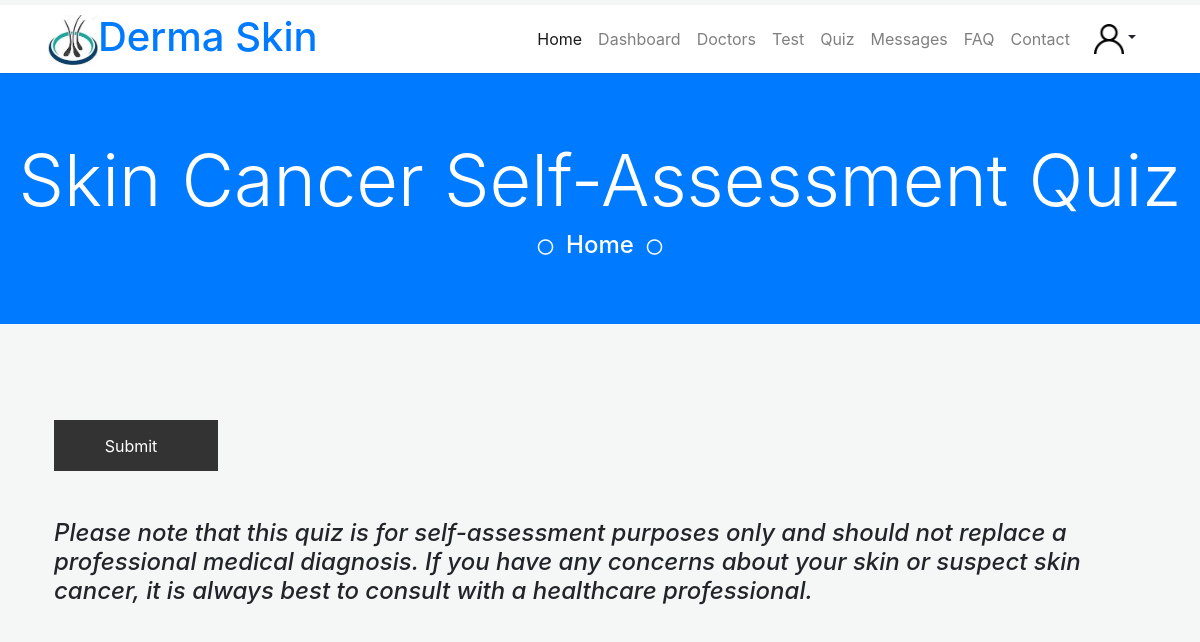
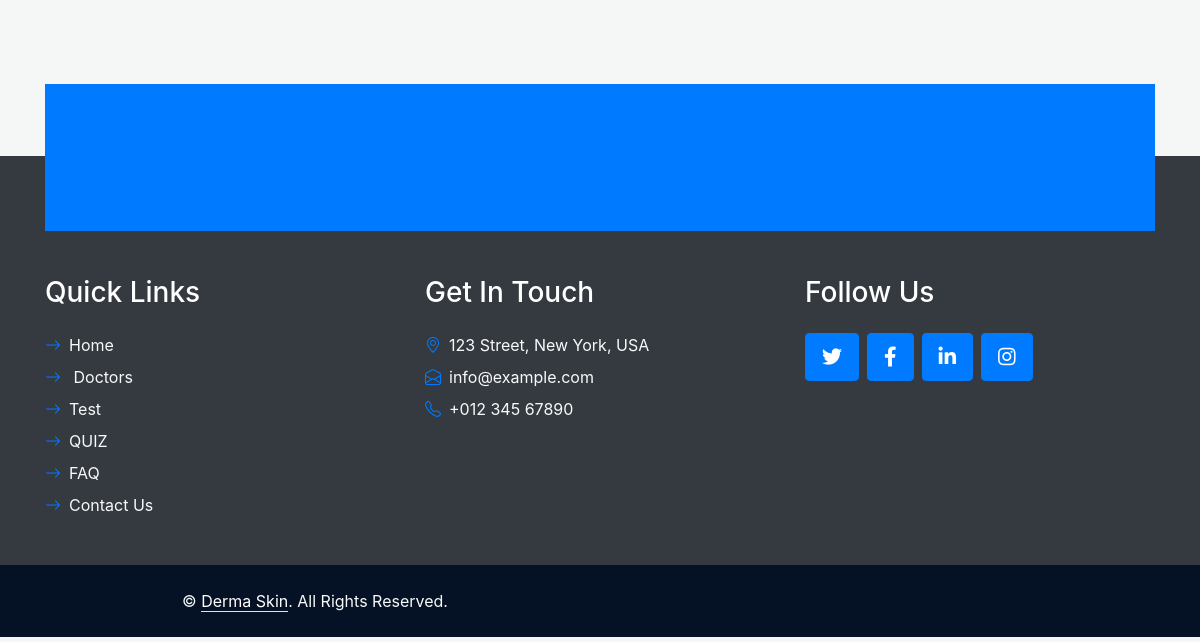
The app's page /QUIZ/ (signed in), older data (2 pictures, top to bottom).
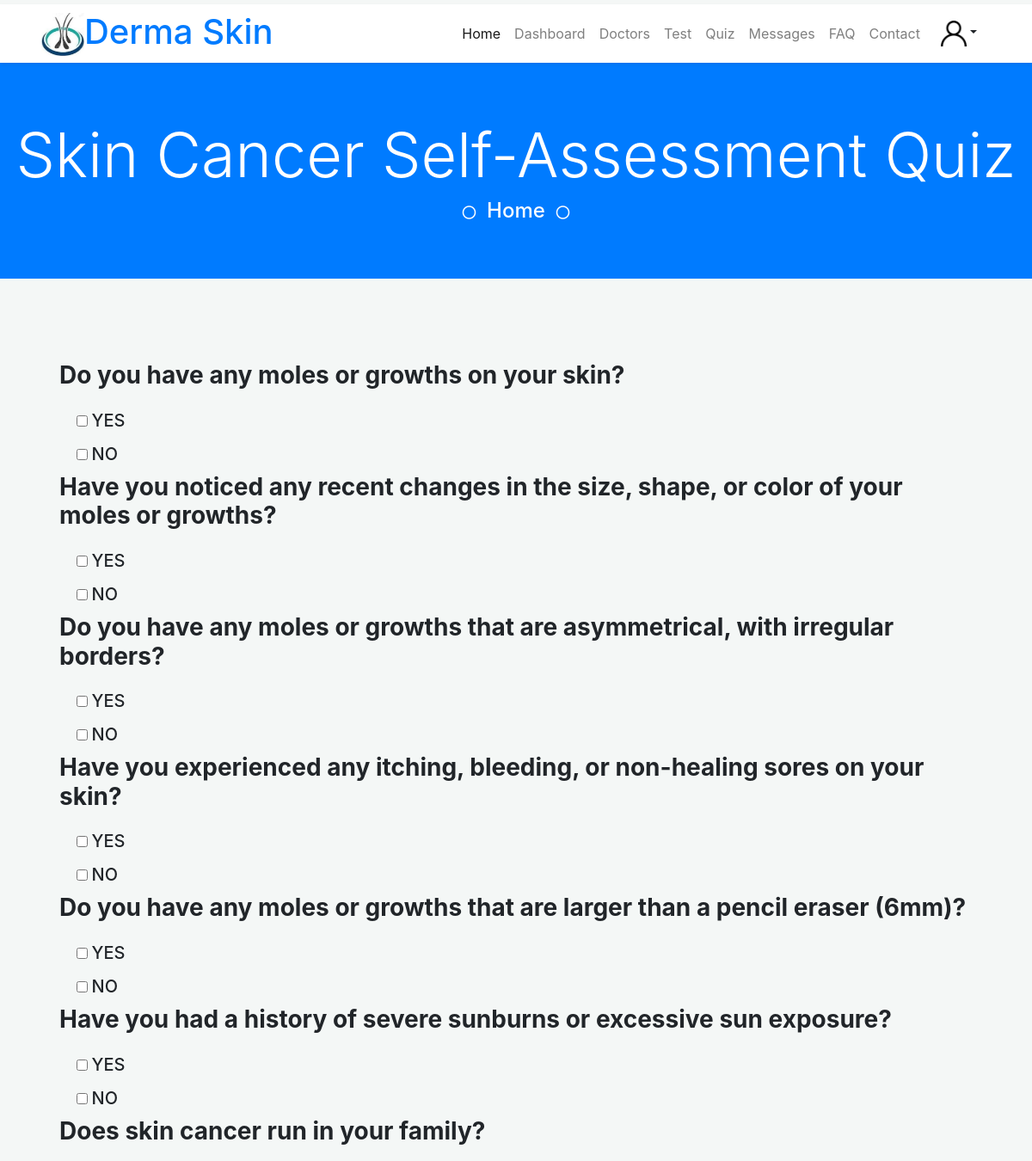
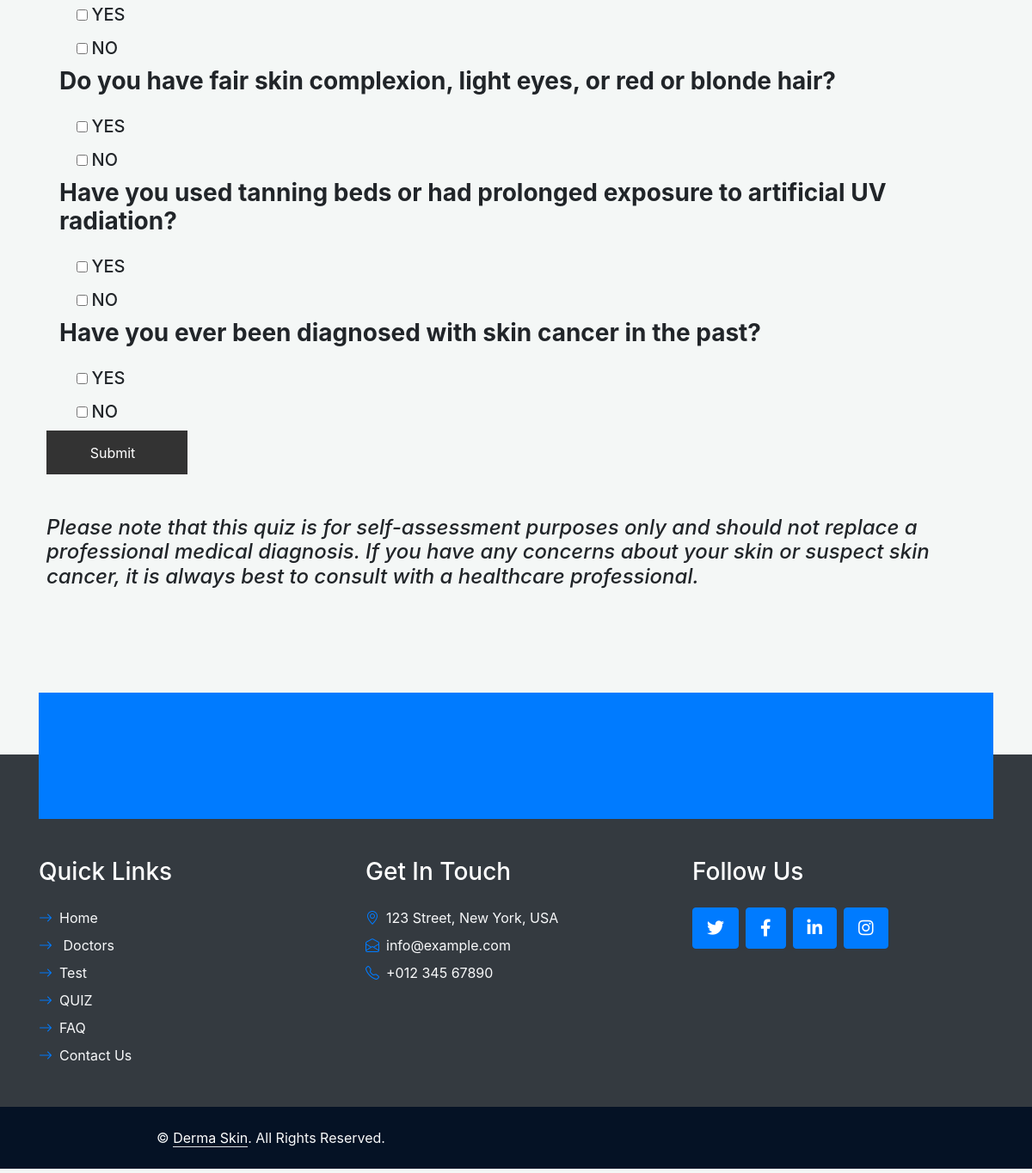
The same page, newer data (2 pictures, top to bottom).
### Site/models.py (models this page shows, shortened)
class QuestionQCM(models.Model):
    question = models.CharField(max_length=200)

### Site/views.py (the view, shortened to what this page needs)
# urls.py: path('QUIZ/',views.QUIZ_Page,name="QUIZ"),
def QUIZ_Page(request):
    if request.method == "GET":
        from .models import QuestionQCM
        questions = QuestionQCM.objects.all()
        return render(request,'Pages/QUIZ.html',{'questions':questions})
    return HttpResponse(f"<h1>{message}</h1>")

### Template/Pages/QUIZ.html (shortened to what this page needs)
{% extends 'Pages/base.html' %}
{% load static %}
{% block content %}
<div class="container-fluid bg-primary py-5 hero-header mb-5">
    <div class="row py-3">
        <div class="col-12 text-center">
            <h1 class="display-3 text-white animated zoomIn">Skin Cancer Self-Assessment Quiz</h1>
        <i class="far fa-circle text-white px-2"></i>
        <a href="{% url 'Home' %}"  class="h4 text-white">Home</a>
        <i class="far fa-circle text-white px-2"></i>
        </div>
    </div>
</div>
<div class="container-fluid py-5 wow fadeInUp" data-wow-delay="0.1s">
    <div class="container">
        <div class="row g-5">
            <form method="post">
                <div class="col-lg-12">
                    {% for question in questions %}
                    <div class="section-title mb-12">
                        <h3 style="	font-weight: bold; padding-bottom: 15px;"> {{ question.question }}</h3>
                    </div>
                    <div class="form-check" style="padding-bottom: 5px;">
                        <input  type="checkbox" name="YES {{question.id}}" id="{{question.id}}1">
                        <label class="form-check-label" for="YES {{question.id}}" style="font-weight: bold;">
                            <h5> YES</h5>
                        </label>
                    </div>
                    <div class="form-check">
                        <input  type="checkbox" name="NO {{question.id}}" id="{{question.id}}2">
                        <label class="form-check-label" for="NO {{question.id}}" style="font-weight: bold;">
                            <h5> NO</h5>
                        </label>
                    </div>
                    {% endfor %}
                </div>
                <button id="registration-button">Submit
                </button>
            </form>
            <h4 class="text-body fst-italic mb-4">
                Please note that this quiz is for self-assessment purposes only and should not replace a professional medical diagnosis.
                If you have any concerns about your skin or suspect skin cancer, it is always best to consult with a healthcare
                professional.
            </h4>
        </div>
    </div>
</div>
{% endblock %}

### Template/Pages/base.html (shortened to what this page needs)
{% load static %}
<!DOCTYPE html>
<html lang="en">
<head>
    <link href="https://cdnjs.cloudflare.com/ajax/libs/font-awesome/5.10.0/css/all.min.css" rel="stylesheet">
    <link href="https://cdn.jsdelivr.net/npm/bootstrap-icons@1.4.1/font/bootstrap-icons.css" rel="stylesheet">
    <link href="{% static 'lib/owlcarousel/assets/owl.carousel.min.css' %}" rel="stylesheet">
    <link href="{% static 'lib/animate/animate.min.css' %}" rel="stylesheet">
    <link href="{% static 'lib/tempusdominus/css/tempusdominus-bootstrap-4.min.css' %}" rel="stylesheet" />
    <link href="{% static 'lib/twentytwenty/twentytwenty.css' %}" rel="stylesheet" />
    <link href="{% static 'css/bootstrap.min.css' %}" rel="stylesheet">
    <link href="{% static 'css/style.css' %}" rel="stylesheet">
    <link href="https://cdn.jsdelivr.net/npm/bootstrap@4.5.0/dist/css/bootstrap.min.css" rel="stylesheet">
</head>
<body>
    <nav class="navbar navbar-expand-lg bg-white navbar-light shadow-sm px-5 py-5 py-lg-2">
        <a href="{% url 'Home' %}" class="navbar-brand p-0">
            <h1 class="m-0 text-primary"><img src="{% static 'img/icon.jpg' %}" width="50" height="50">Derma Skin
            </h1>
        </a>
        <div class="collapse navbar-collapse" id="navbarCollapse">
            <div class="navbar-nav ms-auto py-0">
                <a style="font-size: 1rem;" href="{% url 'Home' %}" class="nav-item nav-link active">Home</a>
                {% if user.is_superuser %}
                <a style="font-size: 1rem;" href="admin/" class="nav-item nav-link">Dashboard
                    {% endif %}
                    <a style="font-size: 1rem;" href="{% url 'team' %}" class="nav-item nav-link"> Doctors
                            <a style="font-size: 1rem;" href="{% url 'test' %}" class="nav-item nav-link">Test</a>
                            <a style="font-size: 1rem;" href="{% url 'QUIZ' %}" class="nav-item nav-link ">Quiz</a>
                            {% if user.is_authenticated %}
                            <a style="font-size: 1rem;" href="{% url 'messages' %}" class="nav-item nav-link">Messages</a>
                            {% endif %}
                            <a style="font-size: 1rem;" href="{% url 'faq' %}" class="nav-item nav-link">FAQ</a>
                            <a style="font-size: 1rem;" href="{% url 'contact' %}" class="nav-item nav-link">Contact</a>
            </div>
            {% if user.is_authenticated %}
            <div class="nav-item dropdown">
                <a href="#" class="nav-link dropdown-toggle"><img src="{% static 'img/user.png' %}" width="30"
                        height="30"></a>
            </div>
            {% else %}
            <a href="{% url 'login_page' %}" class="btn btn-primary py-2 px-4 ms-3">Login</a>
            {% endif %}
        </div>
    </nav>
    {% block content %}
    {% endblock %}
    <div class="container-fluid position-relative pt-5 " id="Newsletter" style="z-index: 1;">
        <div class="container">
            <div class="bg-primary p-5">
                <form class="mx-auto" style="max-width: 600px;">
                </form>
            </div>
        </div>
    </div>
    <div class="container-fluid bg-dark text-light py-5 " id="footer" style="margin-top: -75px;">
        <div class="container pt-5">
            <div class="row g-5 pt-4">
                <div class="col-lg-4 col-md-6">
                    <h3 class="text-white mb-4">Quick Links</h3>
                    <div class="d-flex flex-column justify-content-start">
                        <a class="text-light mb-2" href="{% url 'Home' %}"><i
                                class="bi bi-arrow-right text-primary me-2"></i>Home</a>
                        <a class="text-light mb-2" href="{% url 'team' %}"><i
                                class="bi bi-arrow-right text-primary me-2"></i> Doctors</a>
                        <a class="text-light mb-2" href="{% url 'test' %}"><i
                                class="bi bi-arrow-right text-primary me-2"></i>Test</a>
                        <a class="text-light mb-2" href="{% url 'QUIZ' %}"><i
                                class="bi bi-arrow-right text-primary me-2"></i>QUIZ</a>
                        <a class="text-light mb-2" href="{% url 'faq' %}"><i
                                class="bi bi-arrow-right text-primary me-2"></i>FAQ</a>
                        <a class="text-light" href="{% url 'contact' %}"><i
                                class="bi bi-arrow-right text-primary me-2"></i>Contact Us</a>
                    </div>
                </div>
                <div class="col-lg-4 col-md-6">
                    <h3 class="text-white mb-4">Get In Touch</h3>
                    <p class="mb-2"><i class="bi bi-geo-alt text-primary me-2"></i>123 Street, New York, USA</p>
                    <p class="mb-2"><i class="bi bi-envelope-open text-primary me-2"></i>info@example.com</p>
                    <p class="mb-0"><i class="bi bi-telephone text-primary me-2"></i>+012 345 67890</p>
                </div>
                <div class="col-lg-4 col-md-6">
                    <h3 class="text-white mb-4">Follow Us</h3>
                    <div class="d-flex">
                        <a class="btn btn-lg btn-primary btn-lg-square rounded me-2" href="#"><i
                                class="fab fa-twitter fw-normal"></i></a>
                        <a class="btn btn-lg btn-primary btn-lg-square rounded me-2" href="#"><i
                                class="fab fa-facebook-f fw-normal"></i></a>
                        <a class="btn btn-lg btn-primary btn-lg-square rounded me-2" href="#"><i
                                class="fab fa-linkedin-in fw-normal"></i></a>
                        <a class="btn btn-lg btn-primary btn-lg-square rounded" href="#"><i
                                class="fab fa-instagram fw-normal"></i></a>
                    </div>
                </div>
            </div>
        </div>
    </div>
    <div class="container-fluid text-light py-4" style="background: #051225;">
        <div class="container">
            <div class="row g-0">
                <div class="col-md-6 text-center text-md-start">
                    <p class="mb-md-0">&copy; <a class="text-white border-bottom" href="#">Derma Skin</a>. All Rights
                        Reserved.</p>
                </div>
            </div>
        </div>
    </div>
</body>
</html>

### Accounts/static/css/style.css (style rules this page uses)
* { -webkit-box-sizing: border-box; -moz-box-sizing: border-box; box-sizing: border-box; }
body { font-family: "Poppins-Regular"; color: #333; font-size: 13px; margin: 0; }
input, textarea, select, button { font-family: "Poppins-Regular"; color: #333; font-size: 13px; }
p, h1, h2, h3, h4, h5, h6, ul { margin: 0; }
button { border: none; width: 164px; height: 51px; margin: auto; margin-top: 40px; cursor: pointer; display: flex; align-items: center; justify-content: center; padding: 0; background: #333; font-size: 15px; color: #fff; vertical-align: middle; -webkit-transform: perspective(1px) translateZ(0); transform: perspective(1px) translateZ(0); -webkit-transition-duration: 0.3s; transition-duration: 0.3s; }

### Template/Pages/base.html (style rules this page uses)
body { background-color: #f4f7f6; margin-top: 5px; margin-bottom: 5px; }

Row changes from the older to the newer data that the page shows:
added QuestionQCM: question "Do you have any moles or growths on your skin?"
added QuestionQCM: question "Have you noticed any recent changes in the size, shape, or color of your moles or growths?"
added QuestionQCM: question "Do you have any moles or growths that are asymmetrical, with irregular borders?"
added QuestionQCM: question "Have you experienced any itching, bleeding, or non-healing sores on your skin?"
added QuestionQCM: question "Do you have any moles or growths that are larger than a pencil eraser (6mm)?"
added QuestionQCM: question "Have you had a history of severe sunburns or excessive sun exposure?"
added QuestionQCM: question "Does skin cancer run in your family?"
added QuestionQCM: question "Do you have fair skin complexion, light eyes, or red or blonde hair?"
added QuestionQCM: question "Have you used tanning beds or had prolonged exposure to artificial UV radiation?"
added QuestionQCM: question "Have you ever been diagnosed with skin cancer in the past?"
